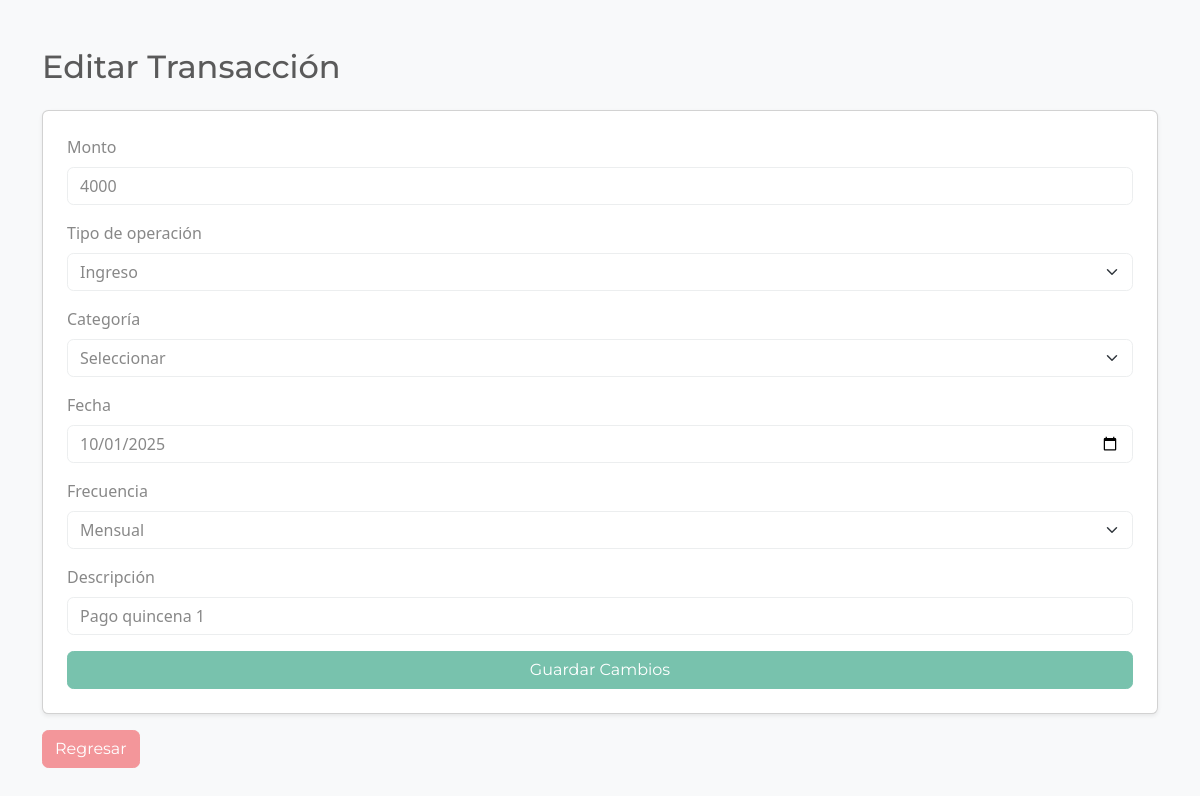
Page /pages/transacciones/archivos_extra/editar_transaccion.php?id=41 (signed in) on the committed database.
### tables this page shows
CREATE TABLE `transacciones` (
  `Id_transacciones` int(11) NOT NULL,
  `Id_usuario` int(11) NOT NULL,
  `Id_categoria` int(11) NOT NULL,
  `tipo` int(60) NOT NULL,
  `monto` float NOT NULL,
  `fecha` date NOT NULL,
  `frecuencia` int(11) NOT NULL,
  `descripcion` text NOT NULL
);

### pages/transacciones/archivos_extra/editar_transaccion.php (the view, shortened to what this page needs)
<?php
$id_usuario = isset($_SESSION['id']) ? intval($_SESSION['id']) : null;
$id_transacciones = isset($_GET['id']) ? intval($_GET['id']) : null;
$conexion = conectar();
$stmt = $conexion->prepare("SELECT * FROM transacciones WHERE Id_transacciones = ? AND Id_usuario = ?");
$stmt->bind_param("ii", $id_transacciones, $id_usuario);
$stmt->execute();
$res = $stmt->get_result();
$row = $res->fetch_assoc();
$monto = $row['monto'];
$tipo_operacion = $row['tipo'];
$fecha = $row['fecha'];
$descripcion = $row['descripcion'];
$frecuencia = $row['frecuencia'];
?>
<!DOCTYPE html>
<html lang="es">
<head>
    <link rel="stylesheet" href="../../css/bootstrap.css" />
</head>
<body class="bg-light">
    <div class="container mt-5">
        <h2 class="mb-4">Editar Transacción</h2>
        <form
            id="transaccion"
            name="transaccion"
            method="post"
            action="<?php echo PHP_DIR; ?>/transaccion/editar.php"
            class="card p-4 shadow-sm bg-white"
        >
            <div class="mb-3">
                <label for="monto" class="form-label">Monto</label>
                <input
                    type="number"
                    min="1"
                    id="monto"
                    name="monto"
                    class="form-control"
                    value="<?php echo htmlspecialchars($monto); ?>"
                    required
                />
            </div>
            <div class="mb-3">
                <label for="tipo_operacion" class="form-label">Tipo de operación</label>
                <select id="tipo_operacion" name="tipo_operacion" class="form-select" required>
                    <option value="1" <?php if ($tipo_operacion == 1) echo "selected"; ?>>Ingreso</option>
                </select>
            </div>
            <div class="mb-3">
                <label for="categoria" class="form-label">Categoría</label>
                <select name="categoria" id="categoria" class="form-select" required>
                    <option value="0" selected>Seleccionar</option>
                </select>
            </div>
            <div class="mb-3">
                <label for="fecha" class="form-label">Fecha</label>
                <input
                    type="date"
                    id="fecha"
                    name="fecha"
                    class="form-control"
                    value="<?php echo htmlspecialchars($fecha); ?>"
                    required
                />
            </div>
            <div class="mb-3">
                <label for="frecuencia" class="form-label">Frecuencia</label>
                <select name="frecuencia" id="frecuencia" class="form-select" required>
                    <option value="3" <?php if ($frecuencia == 3) echo "selected"; ?>>Mensual</option>
                </select>
            </div>
            <div class="mb-3">
                <label for="descripcion" class="form-label">Descripción</label>
                <input
                    type="text"
                    id="descripcion"
                    name="descripcion"
                    class="form-control"
                    value="<?php echo htmlspecialchars($descripcion); ?>"
                    required
                />
            </div>
            <button type="submit" class="btn btn-primary w-100">Guardar Cambios</button>
        </form>
        <div class="mt-3">
            <a href="<?php echo PAGES_DIR; ?>/transacciones/" class="btn btn-secondary">Regresar</a>
        </div>
    </div>
</body>
</html>

### rows in the picture
transacciones: monto "4000", tipo_operacion "Ingreso", fecha "10/01/2025", frecuencia "Mensual", descripcion "Pago quincena 1"
